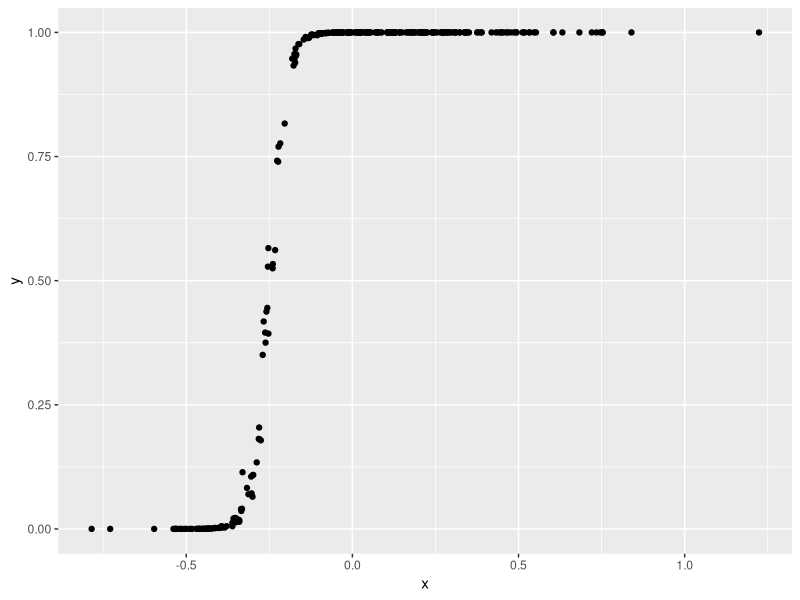

Write R code to recreate this figure.
## ---- chunk 1
knitr::opts_chunk$set(echo = TRUE)

# Remove previous environment
rm(list = ls())

# Load libraries
library(tidyverse)
library(MASS) # mvrnorm


## ---- chunk 2

# Set parameters 
sample_size <- 300
intercept <- 10
slope <- 40
sd <- 0.1
mean <- 0

# Logistic function
logistic <- function(x){
  return(1 / (1 + exp(-x)))
}


# Simulate data 
# x value
x <- mvrnorm(n = sample_size, mu = 0, Sigma = sd, empirical = TRUE) 

# Regression equation to sub into logistic function
regression_eq <- intercept + slope*x + mvrnorm(n = sample_size, mu = 0, Sigma = sd, empirical = TRUE) 

# y value 
y <- logistic(regression_eq)

# Creating the tibble 
df <- tibble(x = x, y = y)

# Running the model 
lm <- summary(lm(formula = y ~ x, data = df))
lm

## ---- chunk 3

ggplot(data = df, mapping = aes(x = x, y = y)) + 
  geom_point()

## ---- chunk 4

## ---- chunk 5

